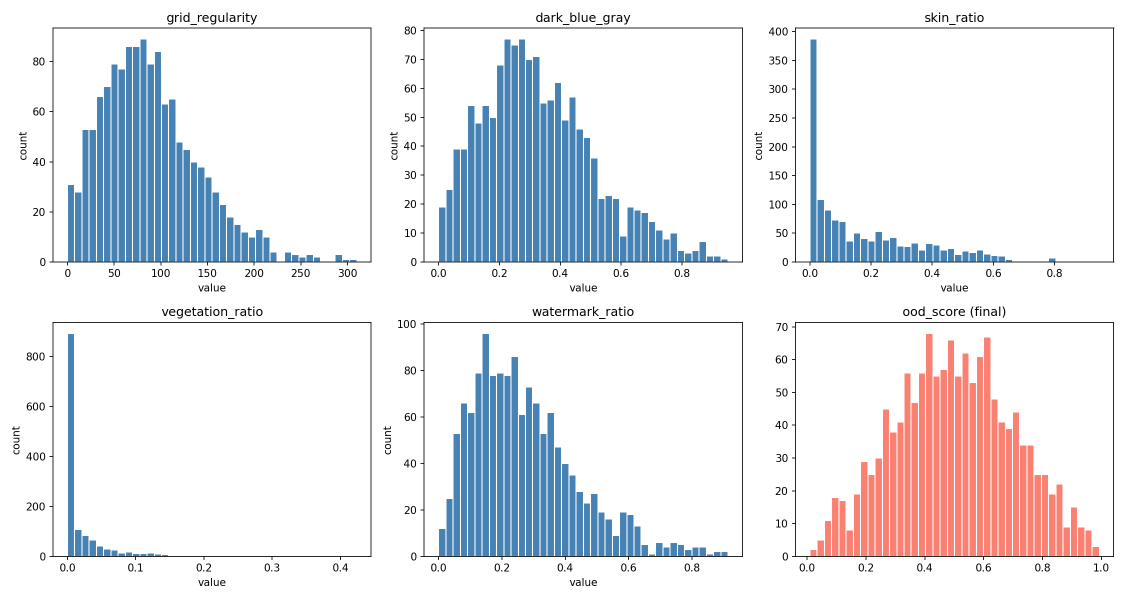
#> input picture ysoh/ood_features_dist.png, 2250 x 1200 px (shown at 1/2 size)
$ python prepare_dataset_for_upload.py --train_dir .. --out out.png
#> lines starting #> are read from the running program, lines starting #| are printed output that depends on the picture
"""
train 이미지 전체(또는 일부)를 리사이즈해서 압축 zip으로 저장.
Claude 대화에 업로드 가능한 크기로 만드는 용도.

사용법:
    # 전체 1,366장을 224px로 리사이즈해서 압축 (가장 흔한 용도)
    python3 prepare_dataset_for_upload.py --train_dir /path/to/train --out train_resized.zip

    # 특정 id 목록만 선택 (예: 진단 스크립트가 뽑아준 상위 N개 검증할 때)
    python3 prepare_dataset_for_upload.py --train_dir /path/to/train \
        --ids train_00004,train_00009,train_00358 --out top_ood.zip

    # submission.csv에서 특정 컬럼 상위 N개를 자동으로 뽑아서 압축
    python3 prepare_dataset_for_upload.py --train_dir /path/to/train \
        --from_submission submission_b_v9.csv --score_col ood_score --top_n 30 \
        --out top30_ood.zip
"""
import argparse
import os
import zipfile
import pandas as pd
from PIL import Image


def resize_and_save(src_path, dst_path, max_side, quality):
#> called with src_path = '../ood_features_dist.png', dst_path = 'out.png_tmp/ood_features_dist.png', max_side = 224, quality = 70
    img = Image.open(src_path).convert("RGB")
    img.thumbnail((max_side, max_side))
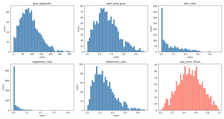
#> img: PIL image 224x119 RGB; mean R, G, B 231, 232.4, 237.2
    img.save(dst_path, "JPEG", quality=quality)


def collect_target_ids(args):
    if args.ids:
        return [x.strip() for x in args.ids.split(",")]
    if args.from_submission:
        df = pd.read_csv(args.from_submission)
        if args.score_col not in df.columns:
            raise ValueError(f"'{args.score_col}' 컬럼이 {args.from_submission}에 없습니다. "
                              f"사용 가능한 컬럼: {list(df.columns)}")
        top = df.nlargest(args.top_n, args.score_col)
        return top["id"].tolist()
    # 둘 다 없으면 train_dir의 모든 jpg 사용
    return None


def main(args):
    target_ids = collect_target_ids(args)

    if target_ids is None:
        filenames = sorted(f for f in os.listdir(args.train_dir) if f.lower().endswith((".jpg", ".jpeg", ".png")))
    else:
        filenames = []
        for id_ in target_ids:
            # 확장자가 이미 포함된 경우와 아닌 경우 모두 처리
            candidates = [id_, f"{id_}.jpg", f"{id_}.jpeg", f"{id_}.png"]
            found = None
            for c in candidates:
                if os.path.exists(os.path.join(args.train_dir, c)):
                    found = c
                    break
            if found is None:
                print(f"[경고] 파일을 찾을 수 없음: {id_}")
                continue
            filenames.append(found)

    print(f"대상 이미지 수: {len(filenames)}")

    tmp_dir = args.out + "_tmp"
    os.makedirs(tmp_dir, exist_ok=True)

    for i, fname in enumerate(filenames):
        src = os.path.join(args.train_dir, fname)
        dst = os.path.join(tmp_dir, fname)
        try:
            resize_and_save(src, dst, args.max_side, args.quality)
        except Exception as e:
            print(f"[경고] 리사이즈 실패: {fname} ({e})")
        if (i + 1) % 200 == 0:
            print(f"  {i + 1}/{len(filenames)}")
#> pass 2 of the loop in main, `for i, fname in enumerate(filenames):`:
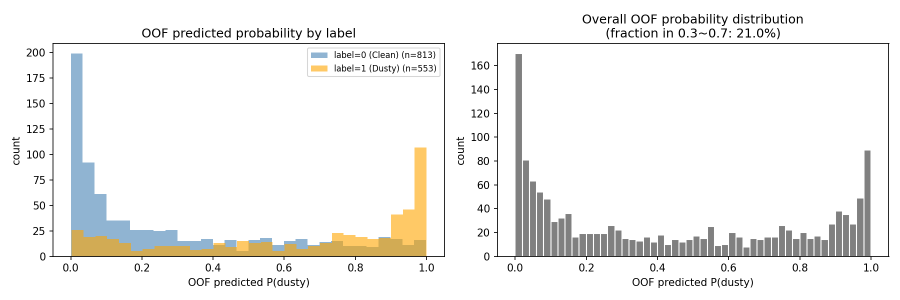
#> input picture ysoh/oof_dist.png, 1800 x 600 px (shown at 1/2 size)
#> in resize_and_save (call 2), `img.thumbnail((max_side, max_side))`:
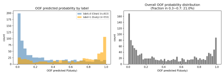
#> img: PIL image 224x75 RGB; mean R, G, B 241.7, 241.4, 239.7

    with zipfile.ZipFile(args.out, "w", zipfile.ZIP_DEFLATED) as zf:
        for fname in os.listdir(tmp_dir):
            zf.write(os.path.join(tmp_dir, fname), arcname=fname)
#> pass 2 of the loop in main, `for fname in os.listdir(tmp_dir):`:

    # 임시 폴더 정리
    for fname in os.listdir(tmp_dir):
        os.remove(os.path.join(tmp_dir, fname))
#> pass 2 of the loop in main, `for fname in os.listdir(tmp_dir):`:
    os.rmdir(tmp_dir)

    size_mb = os.path.getsize(args.out) / (1024 * 1024)
    print(f"\n저장 완료: {args.out} ({size_mb:.1f} MB)")
    if size_mb > 25:
        print("[주의] 25MB를 초과합니다. --max_side를 줄이거나(예: 160) "
              "--top_n으로 이미지 수를 줄여서 다시 시도하세요.")


if __name__ == "__main__":
    parser = argparse.ArgumentParser()
    parser.add_argument("--train_dir", required=True, help="원본 train 이미지 폴더")
    parser.add_argument("--out", required=True, help="저장할 zip 파일 경로")
    parser.add_argument("--max_side", type=int, default=224, help="긴 변 기준 리사이즈 크기 (기본 224)")
    parser.add_argument("--quality", type=int, default=70, help="JPEG 압축 품질 (기본 70)")
    parser.add_argument("--ids", default=None, help="쉼표로 구분된 id 목록 (예: train_00004,train_00009)")
    parser.add_argument("--from_submission", default=None, help="submission csv 경로 (상위 N개 자동 선택용)")
    parser.add_argument("--score_col", default=None, help="--from_submission 사용 시 정렬 기준 컬럼명")
    parser.add_argument("--top_n", type=int, default=30, help="--from_submission 사용 시 상위 몇 개")
    args = parser.parse_args()
    main(args)
